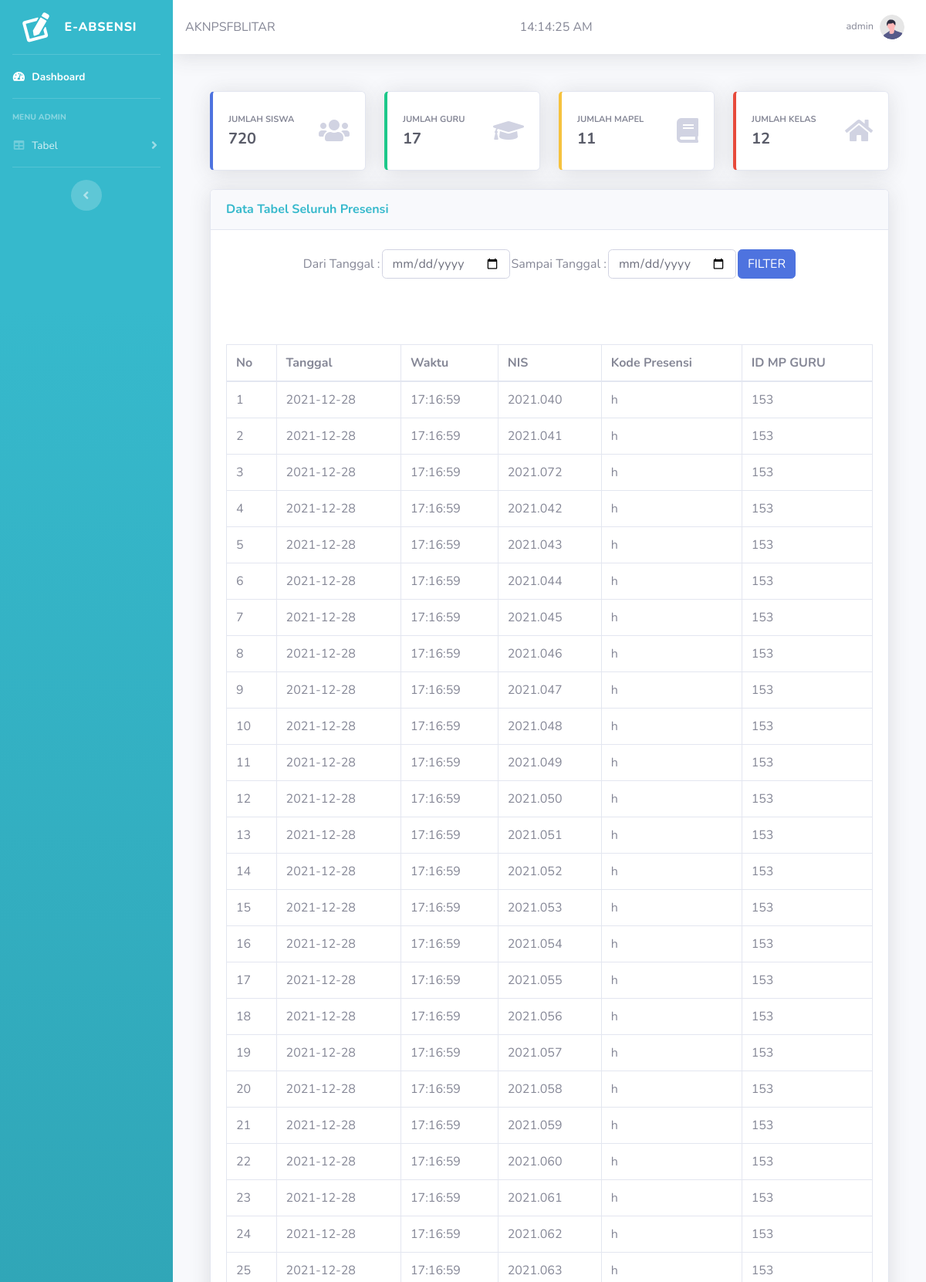
The page /index.php (signed in, upper part) on the database its author committed.
### tables this page shows
CREATE TABLE `presensi` (
  `id` int(11) NOT NULL,
  `tanggal` date NOT NULL,
  `waktu` time NOT NULL,
  `nis` varchar(10) NOT NULL,
  `kd_pres` varchar(5) NOT NULL,
  `id_mp_guru` smallint(6) NOT NULL
);

### functions.php (called while the page is built, shortened)
<?php
$conn = new mysqli('localhost', 'root', '', 'presensi_hamid');
extract($_REQUEST);
$filter = query("select * from presensi");
function query($query)
{
    global $conn;
    $result = mysqli_query($conn, $query);
    $rows = [];
    while ($row = mysqli_fetch_assoc($result)) {
        $rows[] = $row;
    }
    return $rows;
}

### content/content.php (the view, shortened to what this page needs)
<div class="container-fluid">
    <br>
    <div class="row">
        <div class="col-xl-3 col-md-6 mb-4">
            <div class="card border-left-primary shadow h-100 py-2">
                <div class="card-body">
                    <div class="row no-gutters align-items-center">
                        <div class="col mr-2">
                            <div class="text-xs font-weight-bold text-gray text-uppercase mb-1">
                                Jumlah Siswa</div>
                            <div name="jumlahmhs" class="h5 mb-0 font-weight-bold text-gray-800"><?= $count1; ?></div>
                        </div>
                        <div class="col-auto">
                            <i class="fas fa-users fa-2x text-gray-400"></i>
                        </div>
                    </div>
                </div>
            </div>
        </div>
        <div class="col-xl-3 col-md-6 mb-4">
            <div class="card border-left-success shadow h-100 py-2">
                <div class="card-body">
                    <div class="row no-gutters align-items-center">
                        <div class="col mr-2">
                            <div class="text-xs font-weight-bold text-gray text-uppercase mb-1">
                                Jumlah Guru</div>
                            <div name="jumlahmhs" class="h5 mb-0 font-weight-bold text-gray-800"><?= $count2; ?></div>
                        </div>
                        <div class="col-auto">
                            <i class="fas fa-graduation-cap fa-2x text-gray-400"></i>
                        </div>
                    </div>
                </div>
            </div>
        </div>
        <div class="col-xl-3 col-md-6 mb-4">
            <div class="card border-left-warning shadow h-100 py-2">
                <div class="card-body">
                    <div class="row no-gutters align-items-center">
                        <div class="col mr-2">
                            <div class="text-xs font-weight-bold text-gray text-uppercase mb-1">
                                Jumlah Mapel</div>
                            <div name="jumlahmhs" class="h5 mb-0 font-weight-bold text-gray-800"><?= $count3; ?></div>
                        </div>
                        <div class="col-auto">
                            <i class="fas fa-book fa-2x text-gray-400"></i>
                        </div>
                    </div>
                </div>
            </div>
        </div>
        <div class="col-xl-3 col-md-6 mb-4">
            <div class="card border-left-danger shadow h-100 py-2">
                <div class="card-body">
                    <div class="row no-gutters align-items-center">
                        <div class="col mr-2">
                            <div class="text-xs font-weight-bold text-gray text-uppercase mb-1">
                                Jumlah Kelas</div>
                            <div name="jumlahmhs" class="h5 mb-0 font-weight-bold text-gray-800"><?= $count4; ?></div>
                        </div>
                        <div class="col-auto">
                            <i class="fas fa-home fa-2x text-gray-400"></i>
                        </div>
                    </div>
                </div>
            </div>
        </div>
    </div>
    <div class="card shadow mb-4">
        <div class="card-header py-3">
            <h6 class="m-0 font-weight-bold text-info">Data Tabel Seluruh Presensi</h6>
        </div>
        <br>
        <center>
            <form method="POST">
                <table>
                    <tr>
                        <td>
                            Dari Tanggal :
                        </td>
                        <td>
                            <input type="date" name="dari_tanggal" class="form-control" required>
                        </td>
                        <td>
                            Sampai Tanggal :
                        </td>
                        <td>
                            <input type="date" name="sampai_tanggal" class="form-control" required>
                        </td>
                        <td>
                            <input type="submit" class="btn btn-primary" name="filter" value="FILTER">
                        </td>
                    </tr>
                </table>
            </form>
            <br>
        </center>
        <br>
        <div class="card-body">
            <div class="table-responsive">
                <table class="table table-bordered" id="dataTable" width="100%" cellspacing="0">
                    <thead>
                        <tr>
                            <th>No</th>
                            <th>Tanggal</th>
                            <th>Waktu</th>
                            <th>NIS</th>
                            <th>Kode Presensi</th>
                            <th>ID MP GURU</th>
                        </tr>
                    </thead>
                    <tbody>
                        <tr>
                            <?php $i = 1;
                            if (isset($_POST['filter'])) {
                                $dari_tanggal = mysqli_real_escape_string($conn, $_POST['dari_tanggal']);
                                $sampai_tanggal = mysqli_real_escape_string($conn, $_POST['sampai_tanggal']);
                                $filter = query("SELECT * from presensi where tanggal BETWEEN '$dari_tanggal' AND '$sampai_tanggal'");
                            } else {
                                $filter = query("select * from presensi");
                            }
                            foreach ($filter as $rowfil) : ?>
                                <td><?= $i; ?></td>
                                <td><?= $rowfil["tanggal"]; ?></td>
                                <td><?= $rowfil["waktu"]; ?></td>
                                <td><?= $rowfil["nis"]; ?></td>
                                <td><?= $rowfil["kd_pres"]; ?></td>
                                <td><?= $rowfil["id_mp_guru"]; ?></td>
                        </tr>
                        <?php $i++; ?>
                    <?php endforeach; ?>
                    </tbody>
                </table>
            </div>
        </div>
    </div>
</div>

### rows shown on the page
presensi: tanggal "2021-12-28", waktu "17:16:59", nis "2021.040", kd_pres "h", id_mp_guru "153"
presensi: tanggal "2021-12-28", waktu "17:16:59", nis "2021.041", kd_pres "h", id_mp_guru "153"
presensi: tanggal "2021-12-28", waktu "17:16:59", nis "2021.072", kd_pres "h", id_mp_guru "153"
presensi: tanggal "2021-12-28", waktu "17:16:59", nis "2021.042", kd_pres "h", id_mp_guru "153"
presensi: tanggal "2021-12-28", waktu "17:16:59", nis "2021.043", kd_pres "h", id_mp_guru "153"
presensi: tanggal "2021-12-28", waktu "17:16:59", nis "2021.044", kd_pres "h", id_mp_guru "153"
presensi: tanggal "2021-12-28", waktu "17:16:59", nis "2021.045", kd_pres "h", id_mp_guru "153"
presensi: tanggal "2021-12-28", waktu "17:16:59", nis "2021.046", kd_pres "h", id_mp_guru "153"
presensi: tanggal "2021-12-28", waktu "17:16:59", nis "2021.047", kd_pres "h", id_mp_guru "153"
presensi: tanggal "2021-12-28", waktu "17:16:59", nis "2021.048", kd_pres "h", id_mp_guru "153"
presensi: tanggal "2021-12-28", waktu "17:16:59", nis "2021.049", kd_pres "h", id_mp_guru "153"
presensi: tanggal "2021-12-28", waktu "17:16:59", nis "2021.050", kd_pres "h", id_mp_guru "153"
presensi: tanggal "2021-12-28", waktu "17:16:59", nis "2021.051", kd_pres "h", id_mp_guru "153"
presensi: tanggal "2021-12-28", waktu "17:16:59", nis "2021.052", kd_pres "h", id_mp_guru "153"
presensi: tanggal "2021-12-28", waktu "17:16:59", nis "2021.053", kd_pres "h", id_mp_guru "153"
presensi: tanggal "2021-12-28", waktu "17:16:59", nis "2021.054", kd_pres "h", id_mp_guru "153"
presensi: tanggal "2021-12-28", waktu "17:16:59", nis "2021.055", kd_pres "h", id_mp_guru "153"
presensi: tanggal "2021-12-28", waktu "17:16:59", nis "2021.056", kd_pres "h", id_mp_guru "153"
presensi: tanggal "2021-12-28", waktu "17:16:59", nis "2021.057", kd_pres "h", id_mp_guru "153"
presensi: tanggal "2021-12-28", waktu "17:16:59", nis "2021.058", kd_pres "h", id_mp_guru "153"
presensi: tanggal "2021-12-28", waktu "17:16:59", nis "2021.059", kd_pres "h", id_mp_guru "153"
presensi: tanggal "2021-12-28", waktu "17:16:59", nis "2021.060", kd_pres "h", id_mp_guru "153"
presensi: tanggal "2021-12-28", waktu "17:16:59", nis "2021.061", kd_pres "h", id_mp_guru "153"
presensi: tanggal "2021-12-28", waktu "17:16:59", nis "2021.062", kd_pres "h", id_mp_guru "153"
presensi: tanggal "2021-12-28", waktu "17:16:59", nis "2021.063", kd_pres "h", id_mp_guru "153"

### other values the page prints
$_SESSION["username"] "admin"
$count1 "720"
$count2 "17"
$count3 "11"
$count4 "12"
